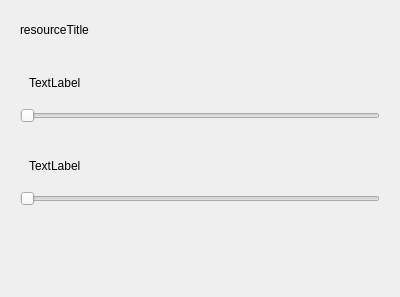
<?xml version="1.0" encoding="UTF-8"?>
<ui version="4.0">
 <class>CardResource</class>
 <widget class="QWidget" name="CardResource">
  <property name="geometry">
   <rect>
    <x>0</x>
    <y>0</y>
    <width>400</width>
    <height>297</height>
   </rect>
  </property>
  <property name="windowTitle">
   <string>Form</string>
  </property>
  <layout class="QVBoxLayout" name="verticalLayout">
   <item>
    <widget class="QWidget" name="widget" native="true">
     <property name="maximumSize">
      <size>
       <width>16777215</width>
       <height>50</height>
      </size>
     </property>
     <layout class="QHBoxLayout" name="horizontalLayout">
      <item>
       <widget class="QLabel" name="label_9">
        <property name="text">
         <string>resourceTitle</string>
        </property>
       </widget>
      </item>
      <item>
       <spacer name="horizontalSpacer_9">
        <property name="orientation">
         <enum>Qt::Horizontal</enum>
        </property>
        <property name="sizeHint" stdset="0">
         <size>
          <width>277</width>
          <height>20</height>
         </size>
        </property>
       </spacer>
      </item>
     </layout>
    </widget>
   </item>
   <item>
    <widget class="QWidget" name="widget_3" native="true">
     <layout class="QVBoxLayout" name="verticalLayout_2">
      <item>
       <widget class="QWidget" name="widget_2" native="true">
        <layout class="QHBoxLayout" name="horizontalLayout_2">
         <item>
          <widget class="QLabel" name="label_7">
           <property name="text">
            <string>TextLabel</string>
           </property>
          </widget>
         </item>
         <item>
          <spacer name="horizontalSpacer">
           <property name="orientation">
            <enum>Qt::Horizontal</enum>
           </property>
           <property name="sizeHint" stdset="0">
            <size>
             <width>283</width>
             <height>20</height>
            </size>
           </property>
          </spacer>
         </item>
        </layout>
       </widget>
      </item>
      <item>
       <widget class="QSlider" name="horizontalSlider_3">
        <property name="orientation">
         <enum>Qt::Horizontal</enum>
        </property>
       </widget>
      </item>
     </layout>
    </widget>
   </item>
   <item>
    <widget class="QWidget" name="widget_4" native="true">
     <layout class="QVBoxLayout" name="verticalLayout_4">
      <item>
       <widget class="QWidget" name="widget_6" native="true">
        <layout class="QHBoxLayout" name="horizontalLayout_4">
         <item>
          <widget class="QLabel" name="label_10">
           <property name="text">
            <string>TextLabel</string>
           </property>
          </widget>
         </item>
         <item>
          <spacer name="horizontalSpacer_3">
           <property name="orientation">
            <enum>Qt::Horizontal</enum>
           </property>
           <property name="sizeHint" stdset="0">
            <size>
             <width>283</width>
             <height>20</height>
            </size>
           </property>
          </spacer>
         </item>
        </layout>
       </widget>
      </item>
      <item>
       <widget class="QSlider" name="horizontalSlider_5">
        <property name="orientation">
         <enum>Qt::Horizontal</enum>
        </property>
       </widget>
      </item>
     </layout>
    </widget>
   </item>
   <item>
    <spacer name="verticalSpacer">
     <property name="orientation">
      <enum>Qt::Vertical</enum>
     </property>
     <property name="sizeHint" stdset="0">
      <size>
       <width>20</width>
       <height>40</height>
      </size>
     </property>
    </spacer>
   </item>
  </layout>
 </widget>
 <resources/>
 <connections/>
</ui>
